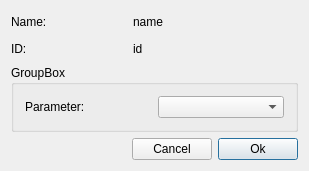
<?xml version="1.0" encoding="UTF-8"?>
<ui version="4.0">
 <class>ClsQHarborDialog</class>
 <widget class="QDialog" name="ClsQHarborDialog">
  <property name="geometry">
   <rect>
    <x>0</x>
    <y>0</y>
    <width>307</width>
    <height>171</height>
   </rect>
  </property>
  <property name="windowTitle">
   <string>Form2</string>
  </property>
  <layout class="QVBoxLayout">
   <item>
    <layout class="QGridLayout">
     <item row="1" column="0">
      <widget class="QLabel" name="textLabel6">
       <property name="text">
        <string>ID:</string>
       </property>
       <property name="wordWrap">
        <bool>false</bool>
       </property>
      </widget>
     </item>
     <item row="0" column="2">
      <widget class="QLabel" name="lblName">
       <property name="sizePolicy">
        <sizepolicy hsizetype="MinimumExpanding" vsizetype="Preferred">
         <horstretch>0</horstretch>
         <verstretch>0</verstretch>
        </sizepolicy>
       </property>
       <property name="text">
        <string>name</string>
       </property>
       <property name="wordWrap">
        <bool>false</bool>
       </property>
      </widget>
     </item>
     <item row="1" column="2">
      <widget class="QLabel" name="lblID">
       <property name="sizePolicy">
        <sizepolicy hsizetype="MinimumExpanding" vsizetype="Preferred">
         <horstretch>0</horstretch>
         <verstretch>0</verstretch>
        </sizepolicy>
       </property>
       <property name="text">
        <string>id</string>
       </property>
       <property name="wordWrap">
        <bool>false</bool>
       </property>
      </widget>
     </item>
     <item row="1" column="1">
      <spacer>
       <property name="orientation">
        <enum>Qt::Vertical</enum>
       </property>
       <property name="sizeType">
        <enum>QSizePolicy::MinimumExpanding</enum>
       </property>
       <property name="sizeHint" stdset="0">
        <size>
         <width>80</width>
         <height>21</height>
        </size>
       </property>
      </spacer>
     </item>
     <item row="0" column="0">
      <widget class="QLabel" name="textLabel2">
       <property name="text">
        <string>Name:</string>
       </property>
       <property name="wordWrap">
        <bool>false</bool>
       </property>
      </widget>
     </item>
     <item row="0" column="1">
      <spacer>
       <property name="orientation">
        <enum>Qt::Vertical</enum>
       </property>
       <property name="sizeType">
        <enum>QSizePolicy::MinimumExpanding</enum>
       </property>
       <property name="sizeHint" stdset="0">
        <size>
         <width>80</width>
         <height>21</height>
        </size>
       </property>
      </spacer>
     </item>
    </layout>
   </item>
   <item>
    <widget class="QGroupBox" name="gboxSubtype">
     <property name="sizePolicy">
      <sizepolicy hsizetype="Preferred" vsizetype="Preferred">
       <horstretch>0</horstretch>
       <verstretch>3</verstretch>
      </sizepolicy>
     </property>
     <property name="title">
      <string>GroupBox</string>
     </property>
     <layout class="QHBoxLayout" name="horizontalLayout_2">
      <item>
       <layout class="QHBoxLayout" name="horizontalLayout" stretch="3,3">
        <item>
         <widget class="QLabel" name="textLabel1">
          <property name="text">
           <string>Parameter:</string>
          </property>
          <property name="wordWrap">
           <bool>false</bool>
          </property>
         </widget>
        </item>
        <item>
         <widget class="QComboBox" name="qcomboParamList"/>
        </item>
       </layout>
      </item>
     </layout>
    </widget>
   </item>
   <item>
    <layout class="QHBoxLayout">
     <item>
      <spacer>
       <property name="orientation">
        <enum>Qt::Vertical</enum>
       </property>
       <property name="sizeType">
        <enum>QSizePolicy::Expanding</enum>
       </property>
       <property name="sizeHint" stdset="0">
        <size>
         <width>121</width>
         <height>31</height>
        </size>
       </property>
      </spacer>
     </item>
     <item>
      <widget class="QPushButton" name="pbCancel">
       <property name="text">
        <string>Cancel</string>
       </property>
      </widget>
     </item>
     <item>
      <widget class="QPushButton" name="pbOK">
       <property name="text">
        <string>Ok</string>
       </property>
       <property name="default">
        <bool>true</bool>
       </property>
      </widget>
     </item>
    </layout>
   </item>
  </layout>
 </widget>
 <layoutdefault spacing="6" margin="11"/>
 <pixmapfunction>qPixmapFromMimeSource</pixmapfunction>
 <resources/>
 <connections/>
</ui>
